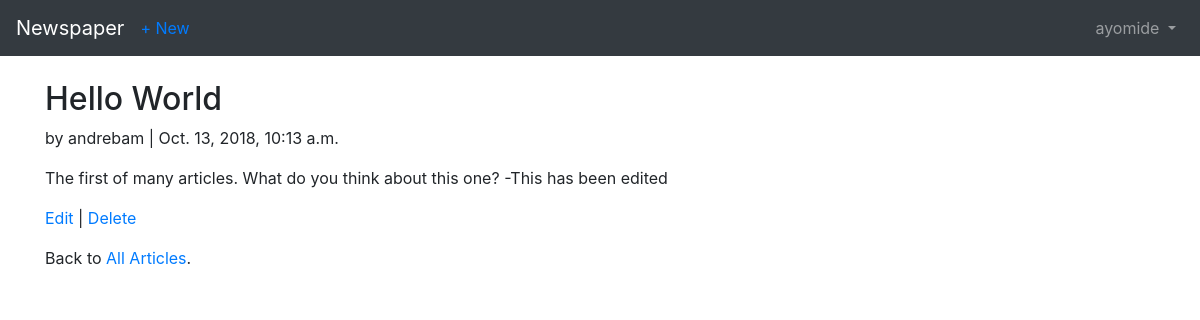
Page /articles/1/ (signed in) on the committed database.
### users/models.py (models this page shows)
class CustomUser(AbstractUser):
    age = models.PositiveIntegerField(default=0)

### articles/models.py (models this page shows, shortened)
class Article(models.Model):
    title = models.CharField(max_length=255)
    body = models.TextField()
    date = models.DateTimeField(auto_now_add=True)
    author = models.ForeignKey(
        settings.AUTH_USER_MODEL,
        on_delete=models.CASCADE,
    )

### articles/views.py (the view)
# urls.py: path('<int:pk>/', views.ArticleDetailView.as_view(), name='article_detail'),
class ArticleDetailView(DetailView):
    model = models.Article
    template_name = 'article_detail.html'

### templates/article_detail.html
{% extends "base.html" %}
{% block content %}
<div class="article-entry">
    <h2>{{ object.title }}</h2>
    <p>by {{ object.author }} | {{ object.date }}</p>
    <p>{{ object.body }}</p>
</div>
<p><a href="{% url 'article_edit' article.pk %}">Edit</a> | <a href="{% url 'article_delete' article.pk %}">Delete</a></p>
<p>Back to <a href="{% url 'article_list' %}"> All Articles</a>.</p>
{% endblock content %}

### templates/base.html (shortened to what this page needs)
<!DOCTYPE html>
<html lang="en">
<head>
    <link rel="stylesheet" href="https://maxcdn.bootstrapcdn.com/bootstrap/4.0.0/css/bootstrap.min.css"
>
</head>
<body>
    <main>
        <nav class="navbar navbar-expand-md navbar-dark bg-dark mb-4">
            <a class="navbar-brand" href="{% url 'home' %}">Newspaper</a>
            {% if user.is_authenticated %}
            <ul class="navbar-nav mr-auto">
                <li class="nav-item"><a href="{% url 'article_new' %}">+ New</a></li>
            </ul>
            {% endif %}
            <div class="collapse navbar-collapse" id="navbarCollapse">
                {% if user.is_authenticated %}
                <ul class="navbar-nav ml-auto">
                    <li class="nav-item">
                        <a class="nav-link dropdown-toggle" href="#" id="userMenu" data-toggle="dropdown" aria-haspopup="true"
                            aria-expanded="false">
                            {{ user.username }}
                        </a>
                    </li>
                </ul>
                {% else %}
                <form class="form-inline ml-auto">
                    <a href="{% url 'login' %}" class="btn btn-outline-secondary">Log in
                    </a>
                    <a href="{% url 'signup' %}" class="btn btn-primary ml-2">Sign up</a>
                </form>
                {% endif %}
            </div>
        </nav>
        <div class=container>
            {% block content %}
            {% endblock content %}
        </div>
    </main>
</body>
</html>

### rows in the picture
CustomUser: username "ayomide"
Article: title "Hello World", author "andrebam", date "Oct. 13, 2018, 10:13 a.m.", body "The first of many articles. What do you think about this one? -This has been edited"
